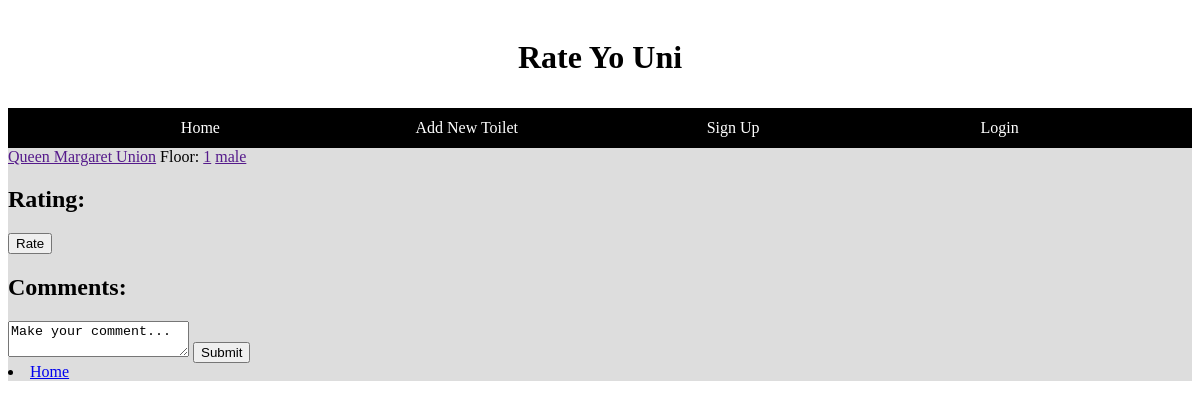
The page /project/show_toilet/queen-margaret-union-1-male/ on the database its author committed.
### project/models.py (models this page shows, shortened)
class Bathroom(models.Model):
    name = models.CharField(unique=True, max_length=20)
    building = models.CharField(max_length=100)
    level = models.CharField(max_length=4)
    gender = models.CharField(max_length=8)
    rating = models.DecimalField(blank=True, default=0.00, decimal_places=2, max_digits=3)
    bathroomSlug = models.SlugField(unique=True)

### project/views.py (the view)
# urls.py: url(r'^show_toilet/(?P<bathroomSlug>[\w\-]+)/$', views.show_toilet, name='show_toilet'),
def show_toilet(request, bathroomSlug):
    try:
        context = {'toilet': Bathroom.objects.all().get(bathroomSlug=bathroomSlug)}
    except:
        context = {}
    return render(request, 'project/show_toilet.html', context)

### templates/project/show_toilet.html (shortened to what this page needs)
{% extends 'project/base.html' %}
{% load staticfiles %}
{% block body_block%}
    {% if toilet %}
        <div>
            <a href="" alt="Building">{{ toilet.building }}</a>
            Floor: <a href="" alt="Level"> {{ toilet.level }}</a>
            <a href="" alt="Gender">{{ toilet.gender }}</a>
        </div>
        <div>
            <h2>Rating: </h2>
            <button>Rate</button>
        </div>
        <div>
            <h2>Comments: </h2>
            <textarea>Make your comment...</textarea>
            <input type="submit" value="Submit">
        </div>
        <div>
            <li><a href="{% url 'index' %}">Home</a></li>
        </div>
    {% endif %}
{% endblock %}

### rows shown on the page
Bathroom: building "Queen Margaret Union", level "1", gender "male"
